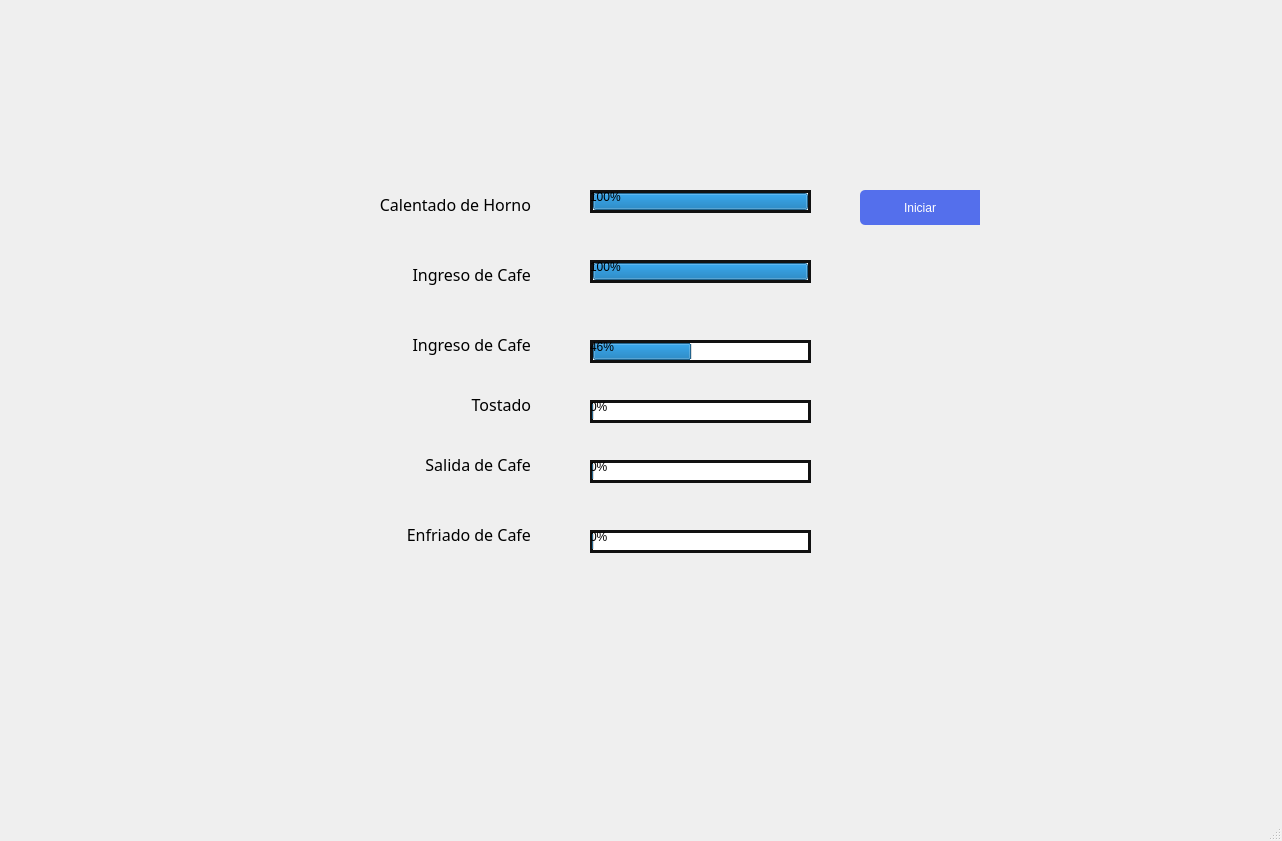
<?xml version="1.0" encoding="UTF-8"?>
<ui version="4.0">
 <class>MainWindow</class>
 <widget class="QMainWindow" name="MainWindow">
  <property name="geometry">
   <rect>
    <x>0</x>
    <y>0</y>
    <width>1282</width>
    <height>841</height>
   </rect>
  </property>
  <property name="windowTitle">
   <string>MainWindow</string>
  </property>
  <widget class="QWidget" name="centralwidget">
   <widget class="QProgressBar" name="progressBar_2">
    <property name="geometry">
     <rect>
      <x>590</x>
      <y>260</y>
      <width>221</width>
      <height>23</height>
     </rect>
    </property>
    <property name="styleSheet">
     <string notr="true">border:3px solid #111111;</string>
    </property>
    <property name="value">
     <number>100</number>
    </property>
   </widget>
   <widget class="QPushButton" name="btn_conectar_4">
    <property name="geometry">
     <rect>
      <x>860</x>
      <y>190</y>
      <width>120</width>
      <height>35</height>
     </rect>
    </property>
    <property name="minimumSize">
     <size>
      <width>120</width>
      <height>35</height>
     </size>
    </property>
    <property name="maximumSize">
     <size>
      <width>120</width>
      <height>35</height>
     </size>
    </property>
    <property name="styleSheet">
     <string notr="true">QPushButton{
background-color: rgb(84,111,236);
border-top-left-radius:5px;
border-bottom-left-radius:5px;
border-top-right-radius:80px;
border-bottom-right-radius:80px;
color:rgb(255, 255, 255);
font: 77 12pt &quot;Arial Black&quot;;
}

QPushButton:hover{
background-color: rgb(39,74,233);
border-top-left-radius:5px;
border-bottom-left-radius:5px;
color:rgb(255,255,255);
font: 77 12pt &quot;Arial Black&quot;;
border-top-right-radius:20px;
border-bottom-right-radius:20px;
}</string>
    </property>
    <property name="text">
     <string>Iniciar</string>
    </property>
    <property name="iconSize">
     <size>
      <width>30</width>
      <height>30</height>
     </size>
    </property>
   </widget>
   <widget class="QLabel" name="label_21">
    <property name="geometry">
     <rect>
      <x>260</x>
      <y>450</y>
      <width>271</width>
      <height>28</height>
     </rect>
    </property>
    <property name="font">
     <font>
      <family>Arial Black</family>
      <pointsize>12</pointsize>
      <weight>50</weight>
      <italic>false</italic>
      <bold>false</bold>
     </font>
    </property>
    <property name="text">
     <string>Salida de Cafe</string>
    </property>
    <property name="alignment">
     <set>Qt::AlignRight|Qt::AlignTrailing|Qt::AlignVCenter</set>
    </property>
   </widget>
   <widget class="QLabel" name="label_17">
    <property name="geometry">
     <rect>
      <x>260</x>
      <y>190</y>
      <width>271</width>
      <height>28</height>
     </rect>
    </property>
    <property name="font">
     <font>
      <family>Arial Black</family>
      <pointsize>12</pointsize>
      <weight>50</weight>
      <italic>false</italic>
      <bold>false</bold>
     </font>
    </property>
    <property name="text">
     <string>Calentado de Horno</string>
    </property>
    <property name="alignment">
     <set>Qt::AlignRight|Qt::AlignTrailing|Qt::AlignVCenter</set>
    </property>
   </widget>
   <widget class="QLabel" name="label_19">
    <property name="geometry">
     <rect>
      <x>260</x>
      <y>330</y>
      <width>271</width>
      <height>28</height>
     </rect>
    </property>
    <property name="font">
     <font>
      <family>Arial Black</family>
      <pointsize>12</pointsize>
      <weight>50</weight>
      <italic>false</italic>
      <bold>false</bold>
     </font>
    </property>
    <property name="text">
     <string>Ingreso de Cafe</string>
    </property>
    <property name="alignment">
     <set>Qt::AlignRight|Qt::AlignTrailing|Qt::AlignVCenter</set>
    </property>
   </widget>
   <widget class="QProgressBar" name="progressBar_5">
    <property name="geometry">
     <rect>
      <x>590</x>
      <y>460</y>
      <width>221</width>
      <height>23</height>
     </rect>
    </property>
    <property name="styleSheet">
     <string notr="true">border:3px solid #111111;</string>
    </property>
    <property name="value">
     <number>0</number>
    </property>
   </widget>
   <widget class="QLabel" name="label_22">
    <property name="geometry">
     <rect>
      <x>260</x>
      <y>520</y>
      <width>271</width>
      <height>28</height>
     </rect>
    </property>
    <property name="font">
     <font>
      <family>Arial Black</family>
      <pointsize>12</pointsize>
      <weight>50</weight>
      <italic>false</italic>
      <bold>false</bold>
     </font>
    </property>
    <property name="text">
     <string>Enfriado de Cafe</string>
    </property>
    <property name="alignment">
     <set>Qt::AlignRight|Qt::AlignTrailing|Qt::AlignVCenter</set>
    </property>
   </widget>
   <widget class="QProgressBar" name="progressBar_4">
    <property name="geometry">
     <rect>
      <x>590</x>
      <y>400</y>
      <width>221</width>
      <height>23</height>
     </rect>
    </property>
    <property name="styleSheet">
     <string notr="true">border:3px solid #111111;</string>
    </property>
    <property name="value">
     <number>0</number>
    </property>
   </widget>
   <widget class="QProgressBar" name="progressBar">
    <property name="geometry">
     <rect>
      <x>590</x>
      <y>190</y>
      <width>221</width>
      <height>23</height>
     </rect>
    </property>
    <property name="styleSheet">
     <string notr="true">border:3px solid #111111;</string>
    </property>
    <property name="value">
     <number>100</number>
    </property>
   </widget>
   <widget class="QLabel" name="label_18">
    <property name="geometry">
     <rect>
      <x>260</x>
      <y>260</y>
      <width>271</width>
      <height>28</height>
     </rect>
    </property>
    <property name="font">
     <font>
      <family>Arial Black</family>
      <pointsize>12</pointsize>
      <weight>50</weight>
      <italic>false</italic>
      <bold>false</bold>
     </font>
    </property>
    <property name="text">
     <string>Ingreso de Cafe</string>
    </property>
    <property name="alignment">
     <set>Qt::AlignRight|Qt::AlignTrailing|Qt::AlignVCenter</set>
    </property>
   </widget>
   <widget class="QProgressBar" name="progressBar_6">
    <property name="geometry">
     <rect>
      <x>590</x>
      <y>530</y>
      <width>221</width>
      <height>23</height>
     </rect>
    </property>
    <property name="styleSheet">
     <string notr="true">border:3px solid #111111;</string>
    </property>
    <property name="value">
     <number>0</number>
    </property>
   </widget>
   <widget class="QProgressBar" name="progressBar_3">
    <property name="geometry">
     <rect>
      <x>590</x>
      <y>340</y>
      <width>221</width>
      <height>23</height>
     </rect>
    </property>
    <property name="styleSheet">
     <string notr="true">border:3px solid #111111;</string>
    </property>
    <property name="value">
     <number>46</number>
    </property>
   </widget>
   <widget class="QLabel" name="label_20">
    <property name="geometry">
     <rect>
      <x>260</x>
      <y>390</y>
      <width>271</width>
      <height>28</height>
     </rect>
    </property>
    <property name="font">
     <font>
      <family>Arial Black</family>
      <pointsize>12</pointsize>
      <weight>50</weight>
      <italic>false</italic>
      <bold>false</bold>
     </font>
    </property>
    <property name="text">
     <string>Tostado</string>
    </property>
    <property name="alignment">
     <set>Qt::AlignRight|Qt::AlignTrailing|Qt::AlignVCenter</set>
    </property>
   </widget>
  </widget>
  <widget class="QMenuBar" name="menubar">
   <property name="geometry">
    <rect>
     <x>0</x>
     <y>0</y>
     <width>1282</width>
     <height>26</height>
    </rect>
   </property>
  </widget>
  <widget class="QStatusBar" name="statusbar"/>
 </widget>
 <resources/>
 <connections/>
</ui>
